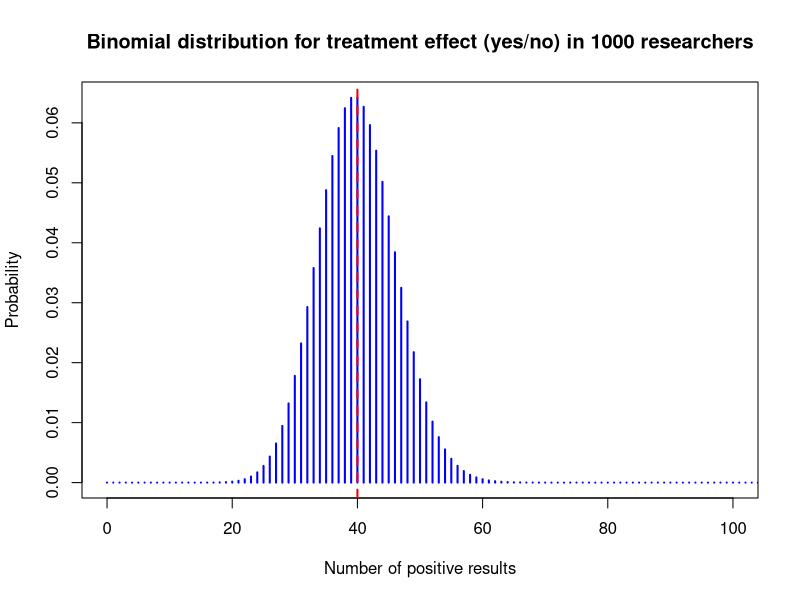

Write the R code that produced this figure.
## ---- chunk 1
if (knitr::is_html_output()) {
  # Use ggplot2 to create a similar diagram in HTML output
  library(ggplot2)
  library(grid)
  
  # Create a simple Venn diagram for mutually exclusive events A and B
  grid.newpage()
  pushViewport(viewport(width = 0.8, height = 0.8))
  grid.circle(x = 0.25, y = 0.5, r = 0.3, gp = gpar(fill = "lightblue"), name = "A")
  grid.circle(x = 0.75, y = 0.5, r = 0.3, gp = gpar(fill = "pink"), name = "B")
  
 
  # Use expression() to get subscript notation
  grid.text(expression(A[1]), x = 0.25, y = 0.9, gp = gpar(fontsize = 16))
  grid.text(expression(A[2]), x = 0.75, y = 0.9, gp = gpar(fontsize = 16))
  grid.text(expression(P(A[1] * " ∩ " * A[2]) == 0), x = 0.5, y = 0.0, gp = gpar(fontsize = 16, col = "darkred"))

  
} else {
  # Render TikZ code for PDF
  cat('
  \\begin{center}
  \\begin{tikzpicture}
      % Draw circles for sets A and B
      \\draw (0,0) circle [radius=1.5] node at (0,2) {\\textbf{A}};
      \\draw (4,0) circle [radius=1.5] node at (4,2) {\\textbf{B}};
      % Text for Mutually Exclusive Title
      \\node at (2, 3.5) {\\textbf{\\Huge Mutually Exclusive}};
      % Probability equation below the circles
      \\node at (2, -2) {\\huge $P(A \\cap B) = 0$};
  \\end{tikzpicture}
  \\end{center}
  ')
}
## ---- chunk 2
# Calculate the maximum probability using binomial distribution
n <- 1000  # number of researchers
p <- 0.04  # probability of a treatment effect for each researcher

# Calculate the probabilities for each possible number of positive results
probs <- dbinom(0:n, size = n, prob = p)

# Find the number of experiments with the highest probability
max_prob_number <- which.max(probs) # index of the maximum probability starting with 1

# Show the result
max_prob_number - 1 # since we started with 0

dbinom(39:41, size = 1000, prob = 0.04) # 40 is the most likely number of positive results
## ---- chunk 3
# Plot the binomial distribution
plot(0:n, probs, type = "h", lwd = 2, col = "blue", 
     xlab = "Number of positive results", 
     ylab = "Probability", 
     xlim= c(0,100),
     main = "Binomial distribution for treatment effect (yes/no) in 1000 researchers")
abline(v = max_prob_number - 1, col = "red", lwd = 2, lty = 2)
